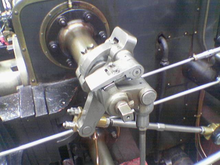
#> input picture Images/Valve_original_(1).PNG, 220 x 165 px
$ jupyter execute --allow-errors TP6.ipynb
#> lines starting #> are read from the running program, lines starting #| are printed output that depends on the picture
[cell 1]
"""
Pour ce notebook entier,
TP6 Image processing
Nathan Oliveira Da Silva ING3A
"""
import matplotlib.pyplot as plt
import cv2
import numpy as np

[cell 2]
# différents filtres :
# Canny, Gaussien (diff de Gaussiens Laplacien de Gaussien)
# Shen-Castan, Deriche

# 1) filtre choisi pour ce TP : Canny

# 2) formule : f(x) = c.exp(-alplha.|x|)
#               c   = (1-exp(-aplha))/(1+exp(-alpha))

# 3) propriétés :     bonne détection : faible taux d'erreur dans la signalisation des contours,
# bonne localisation : minimisation des distances entre les contours détectés et les contours réels,
# clarté de la réponse : une seule réponse par contour et pas de faux positifs

# 4) règle des paramètres : Taille du filtre, Seuils.

# 5) allure de ce filtre
def allureFiltre():
    imgExempleCanny1 = cv2.imread('../../Images/Valve_original_(1).PNG')
#> imgExempleCanny1 is the input picture: shape (165, 220, 3); mean B, G, R 108.9, 104.8, 106.3
    imgExempleCanny2 = cv2.imread('../../Images/Valve_monochrome_canny_(6).PNG')
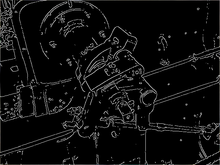
#> input picture Images/Valve_monochrome_canny_(6).PNG, 220 x 165 px
#> imgExempleCanny2 is the input picture: shape (165, 220, 3); mean B, G, R 14.5, 14.5, 14.5

    plt.subplot(2, 2, 1)
    plt.imshow(
            imgExempleCanny1,
            cmap="gray",
        )
    plt.subplot(2, 2, 2)
    plt.imshow(
            imgExempleCanny2,
            cmap="gray",
        )
    plt.title('allure du filtre de Canny')
    plt.show()
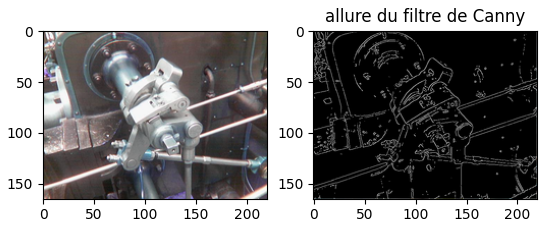
#> figure drawn by matplotlib, 2 panels; B, G, R data is drawn as R, G, B

allureFiltre()
